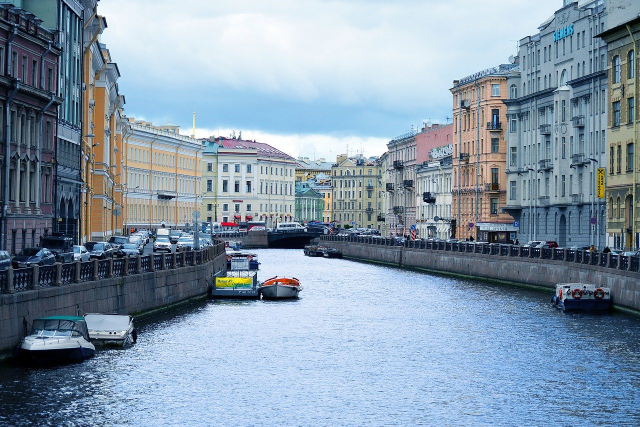
#> input picture image_processing/data/Task_3/1.jpg, 1280 x 853 px, found by its file name (shown at 1/2 size); the run also reads 1 picture not shown here
$ jupyter execute Task_3.ipynb
#> lines starting #> are read from the running program, lines starting #| are printed output that depends on the picture
[cell 1]
import numpy as np
import cv2
from matplotlib import pyplot as plt
import os

## Упражнение 10.1
1. С помощью библиотеки OpenCV считайте изображение:

[cell 2]
IMG_PATH = "data\\Task_3\\1.jpg"
image = cv2.imread(IMG_PATH)
#> image is the input picture: shape (853, 1280, 3); mean B, G, R 169, 151.4, 132.2
image = cv2.cvtColor(image, cv2.COLOR_BGR2GRAY)
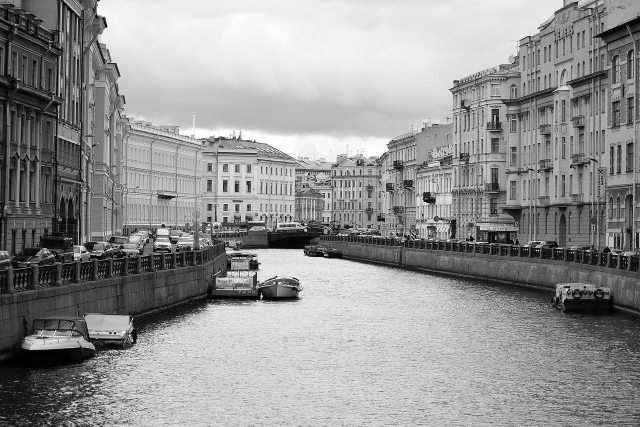
#> image: shape (853, 1280) (shown at 1/2 size); min 0, max 255, mean 147.7

2. Постройте гистограмму черно-белого изображения.

[cell 3]
hist = plt.hist(image.ravel(), bins = 256)
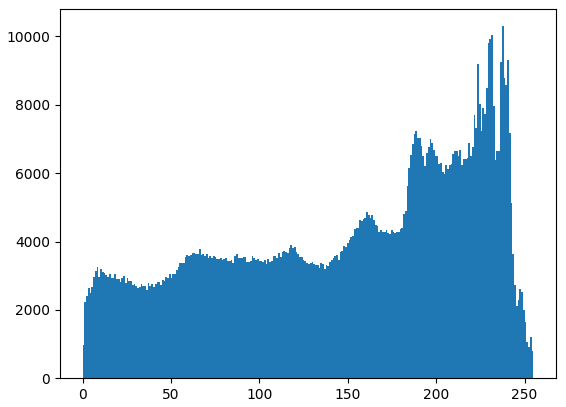
#> figure drawn by matplotlib, 1 panel; tallest bar 10300 high, from x = 237.1 to 238.1

Введите максимальное значение функции h(n)
:

[cell 4]
int(hist[0].max())
#> Out = 10300

Введите интенсивность n
, при которой достигается максимум h(n)
:

[cell 5]
int(np.ceil(hist[1][np.array(hist[0]).argmax()]))
#> Out = 238

## Упражнение 10.2
1. С помощью библиотеки OpenCV считайте изображение:

[cell 6]
IMG_PATH_2 = "data\\Task_3\\2.jpg"
image_2 = cv2.imread(IMG_PATH_2)
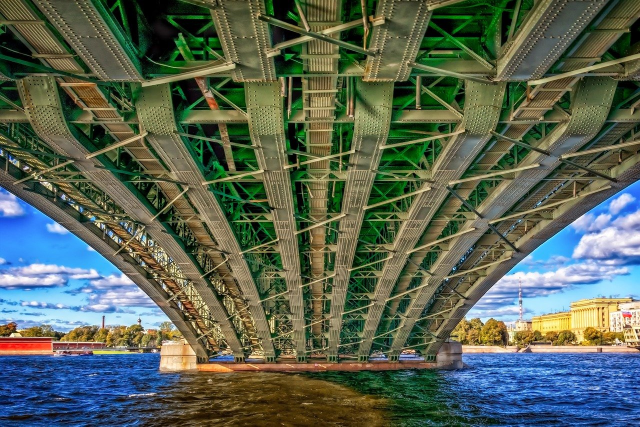
#> input picture image_processing/data/Task_3/2.jpg, 1280 x 853 px, found by its file name (shown at 1/2 size)
#> image_2 is the input picture: shape (853, 1280, 3); mean B, G, R 84.4, 99.8, 87.9

2. Постройте гистограмму изображения в палитре RGB. Сравните оценку плотностей распределения интенсивностей по каналам R, G и B.

[cell 7]
hist = []
colors = ['blue', 'green', 'red']
max_p = 0
for i in [0, 1, 2]:
    hist.append(plt.hist(np.array(image_2[:, :, i].ravel()), bins=256, color=colors[i], alpha = 0.5, density=True))
    max_p = max(max_p, hist[i][0].max())
#> this loop made 3 passes
#> max_p on passes 1 to 3: 0.0584, 0.0584, 0.0672
#> after the loop, hist = 3 items
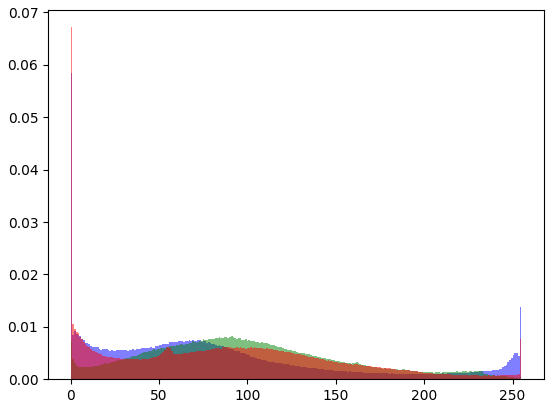
#> figure drawn by matplotlib, 1 panel; tallest bar 0.0584 high, from x = 0 to 0.996; tallest bar 0.00821 high, from x = 90.64 to 91.64; tallest bar 0.0672 high, from x = 0 to 0.996

Введите наибольшее значение плотности среди трех каналов (результат введите с точностью до 4 знаков после запятой):

[cell 8]
print("%.4f" % max_p)
#| 0.0672

## Упражнение 10.3
1. С помощью библиотеки OpenCV считайте изображение:

[cell 9]
IMG_PATH_3 = "data\\Task_3\\3.jpg"
image_3 = cv2.imread(IMG_PATH_3)
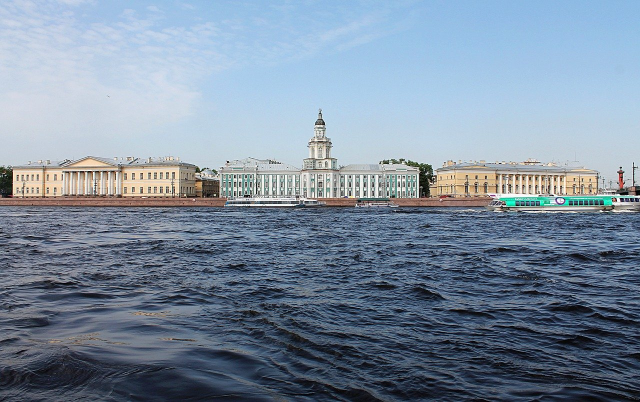
#> input picture image_processing/data/Task_3/3.jpg, 1280 x 804 px, found by its file name (shown at 1/2 size)
#> image_3 is the input picture: shape (804, 1280, 3); mean B, G, R 158.4, 140.8, 124.9

[cell 10]
hist = []
colors = ['blue', 'green', 'red']
max_p = 0
for i in [0, 1, 2]:
    hist.append(plt.hist(np.array(image_3[:, :, i].ravel()), bins=256, color=colors[i], alpha = 0.5))
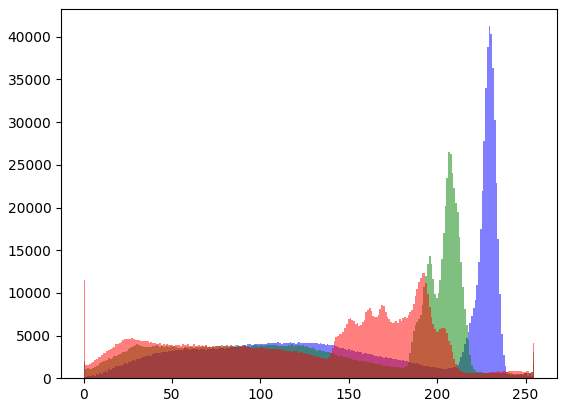
#> figure drawn by matplotlib, 1 panel; tallest bar 41243 high, from x = 229.1 to 230.1; tallest bar 26541 high, from x = 206.2 to 207.2; tallest bar 12288 high, from x = 192.2 to 193.2

2. Выполните линейную нормировку и растяжение на диапазон 0−255
 гистограммы по каналам R, G и B.

[cell 11]
new_image_3 = image_3.copy()
for i in [0, 1, 2]:
    new_image_3[:, :, i] = (image_3[:, :, i] - image_3[:, :, i].min()) / (image_3[:, :, i].max() - image_3[:, :, i].min()) * 255

3. Определите интенсивность каналов R, G, B для пикселя, находящегося на пересечении `422`
 строки и `611`
 столбца матричного представления изображения.

[cell 12]
b, g, r = new_image_3[422][611]
#> b = 81; g = 61; r = 44
print("R: ", r)
#| R:  44
print("G: ", g)
#| G:  61
print("B: ", b)
#| B:  81

## Упражнение 10.4
1. С помощью библиотеки OpenCV считайте изображение:

[cell 13]
IMG_PATH_4 = "data\\Task_3\\4.jpg"
image_4 = cv2.imread(IMG_PATH_4, cv2.COLOR_BGR2RGB)

2. Преобразуйте изображение в палитру RGB и примените гауссово ядро, используя метод `cv2.GaussianBlur()`, размер ядра `(7,11)`

[cell 14]
kernel = (7, 11)
new_image = cv2.GaussianBlur(image_4, kernel, 0)

3. Получите изображение с деталями. Сравните полученный результат с изображениями ниже.

[cell 15]
plt.imshow(image_4 - new_image)
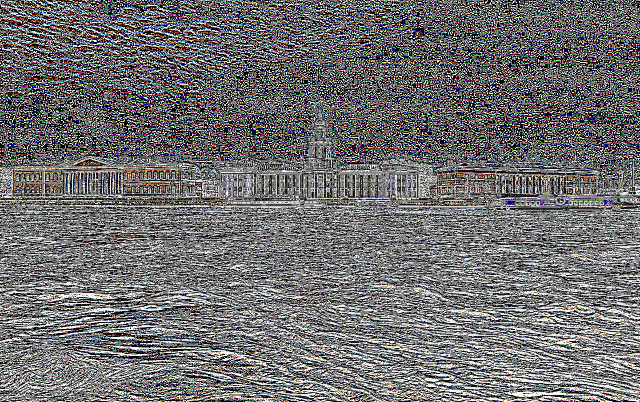
#> shown: shape (804, 1280, 3) (shown at 1/2 size); mean R, G, B 111.5, 110.5, 111.7

## Упражнение 10.5
1. С помощью библиотеки OpenCV считайте черно-белое изображения с шумом типа "соль и перец":

[cell 16]
IMG_PATH_5 = "data\\Task_3\\5.jpg"
image_5 = cv2.imread(IMG_PATH_5, cv2.IMREAD_GRAYSCALE)
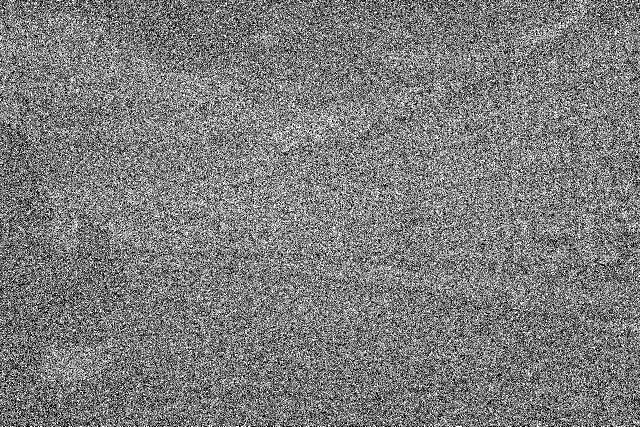
#> input picture image_processing/data/Task_3/5.jpg, 1280 x 853 px, found by its file name (shown at 1/2 size)
#> image_5 is the input picture: shape (853, 1280); min 0, max 255, mean 124.5
plt.imshow(image_5, cmap='gray')

2. Примените медианный фильтр `cv2.medianBlur(source, ksize)`. Меняя значение аргумента `ksize`, восстановите двузначное число, указанное в левом верхнем углу изображения. Также Вам может потребоваться изменить гистограмму, подобрать ядро или воспользоваться изображением с деталями.

[cell 17]
new_image = cv2.medianBlur(image_5, 5)
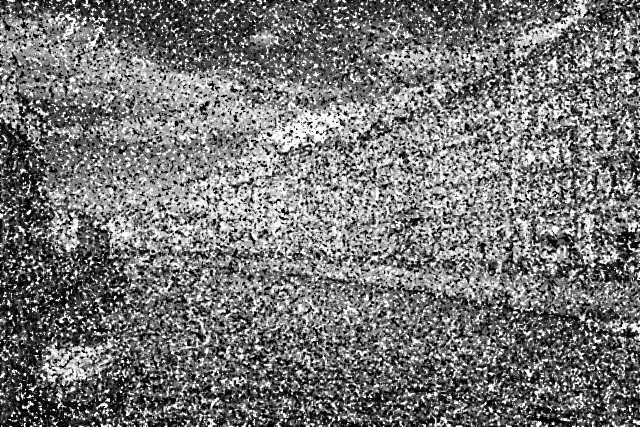
#> new_image: shape (853, 1280) (shown at 1/2 size); min 0, max 255, mean 117.3
new_image = cv2.GaussianBlur(image_5, (11,11), 0) - new_image
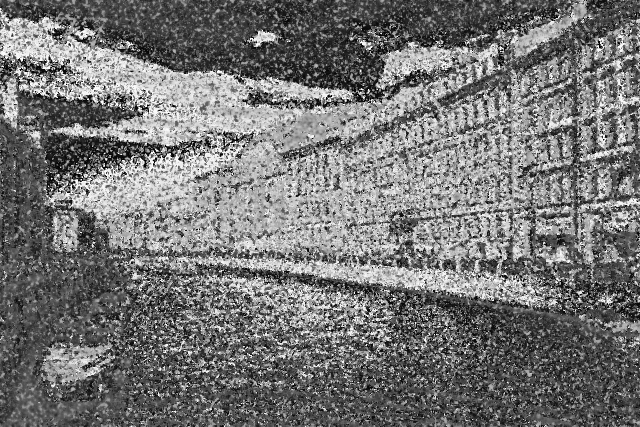
#> new_image: shape (853, 1280) (shown at 1/2 size); min 0, max 255, mean 116.6
new_image = cv2.GaussianBlur(new_image, (3,3), 0)
plt.imshow(new_image)
